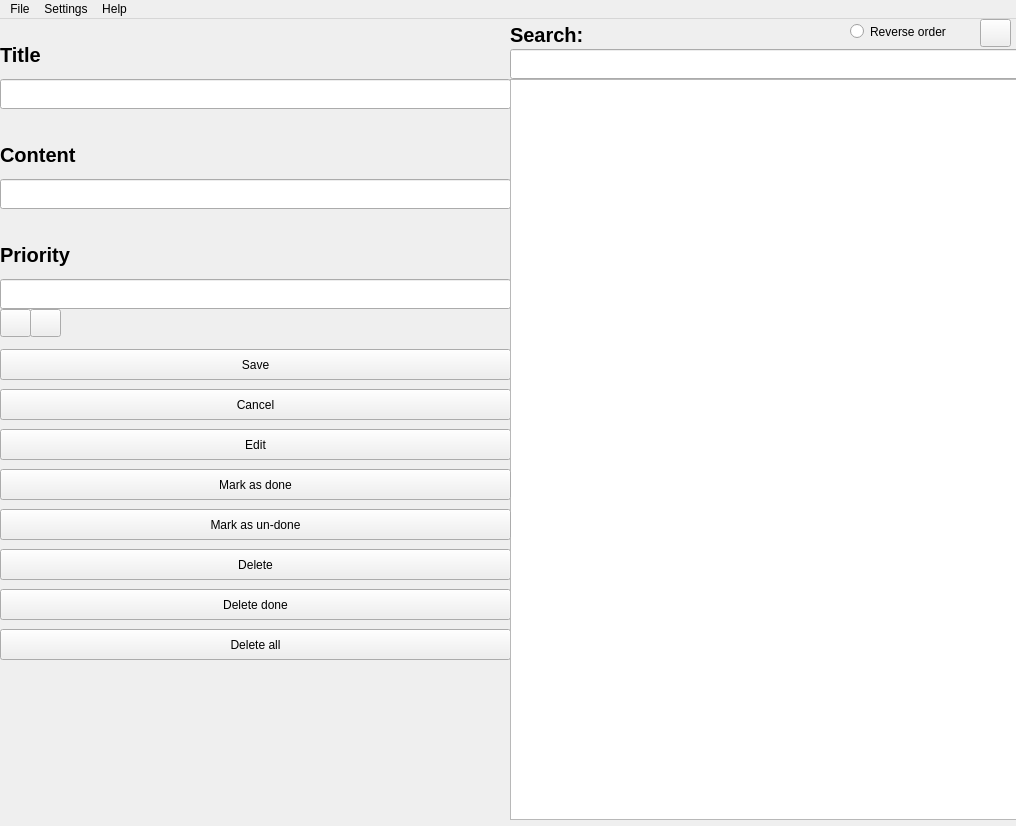
<?xml version="1.0" encoding="UTF-8"?>
<ui version="4.0">
 <class>MainWindow</class>
 <widget class="QMainWindow" name="MainWindow">
  <property name="geometry">
   <rect>
    <x>0</x>
    <y>0</y>
    <width>1016</width>
    <height>826</height>
   </rect>
  </property>
  <property name="windowTitle">
   <string>MainWindow</string>
  </property>
  <widget class="QWidget" name="centralwidget">
   <widget class="QLabel" name="bg_lbl">
    <property name="geometry">
     <rect>
      <x>0</x>
      <y>0</y>
      <width>1011</width>
      <height>801</height>
     </rect>
    </property>
    <property name="text">
     <string/>
    </property>
   </widget>
   <widget class="QLabel" name="title_lbl">
    <property name="geometry">
     <rect>
      <x>0</x>
      <y>10</y>
      <width>121</width>
      <height>51</height>
     </rect>
    </property>
    <property name="font">
     <font>
      <pointsize>15</pointsize>
      <weight>75</weight>
      <bold>true</bold>
     </font>
    </property>
    <property name="text">
     <string>Title</string>
    </property>
   </widget>
   <widget class="QLineEdit" name="title_ln">
    <property name="geometry">
     <rect>
      <x>0</x>
      <y>60</y>
      <width>511</width>
      <height>30</height>
     </rect>
    </property>
   </widget>
   <widget class="QLabel" name="content_lbl">
    <property name="geometry">
     <rect>
      <x>0</x>
      <y>110</y>
      <width>121</width>
      <height>51</height>
     </rect>
    </property>
    <property name="font">
     <font>
      <pointsize>15</pointsize>
      <weight>75</weight>
      <bold>true</bold>
     </font>
    </property>
    <property name="text">
     <string>Content</string>
    </property>
   </widget>
   <widget class="QLineEdit" name="content_ln">
    <property name="geometry">
     <rect>
      <x>0</x>
      <y>160</y>
      <width>511</width>
      <height>30</height>
     </rect>
    </property>
   </widget>
   <widget class="QLabel" name="priority_lbl">
    <property name="geometry">
     <rect>
      <x>0</x>
      <y>210</y>
      <width>121</width>
      <height>51</height>
     </rect>
    </property>
    <property name="font">
     <font>
      <pointsize>15</pointsize>
      <weight>75</weight>
      <bold>true</bold>
     </font>
    </property>
    <property name="text">
     <string>Priority</string>
    </property>
   </widget>
   <widget class="QLineEdit" name="priority_ln">
    <property name="geometry">
     <rect>
      <x>0</x>
      <y>260</y>
      <width>511</width>
      <height>30</height>
     </rect>
    </property>
   </widget>
   <widget class="QPushButton" name="save_btn">
    <property name="geometry">
     <rect>
      <x>0</x>
      <y>330</y>
      <width>511</width>
      <height>31</height>
     </rect>
    </property>
    <property name="text">
     <string>Save</string>
    </property>
   </widget>
   <widget class="QPushButton" name="cancel_btn">
    <property name="geometry">
     <rect>
      <x>0</x>
      <y>370</y>
      <width>511</width>
      <height>31</height>
     </rect>
    </property>
    <property name="text">
     <string>Cancel</string>
    </property>
   </widget>
   <widget class="QPushButton" name="priority_up_btn">
    <property name="geometry">
     <rect>
      <x>30</x>
      <y>290</y>
      <width>31</width>
      <height>28</height>
     </rect>
    </property>
    <property name="text">
     <string/>
    </property>
   </widget>
   <widget class="QPushButton" name="priority_down_btn">
    <property name="geometry">
     <rect>
      <x>0</x>
      <y>290</y>
      <width>31</width>
      <height>28</height>
     </rect>
    </property>
    <property name="text">
     <string/>
    </property>
   </widget>
   <widget class="QPushButton" name="edit_btn">
    <property name="geometry">
     <rect>
      <x>0</x>
      <y>410</y>
      <width>511</width>
      <height>31</height>
     </rect>
    </property>
    <property name="text">
     <string>Edit</string>
    </property>
   </widget>
   <widget class="QPushButton" name="delete_btn">
    <property name="geometry">
     <rect>
      <x>0</x>
      <y>530</y>
      <width>511</width>
      <height>31</height>
     </rect>
    </property>
    <property name="text">
     <string>Delete</string>
    </property>
   </widget>
   <widget class="QPushButton" name="delete_all_btn">
    <property name="geometry">
     <rect>
      <x>0</x>
      <y>610</y>
      <width>511</width>
      <height>31</height>
     </rect>
    </property>
    <property name="text">
     <string>Delete all</string>
    </property>
   </widget>
   <widget class="QPushButton" name="delete_done_btn">
    <property name="geometry">
     <rect>
      <x>0</x>
      <y>570</y>
      <width>511</width>
      <height>31</height>
     </rect>
    </property>
    <property name="text">
     <string>Delete done</string>
    </property>
   </widget>
   <widget class="QLabel" name="info_lbl">
    <property name="geometry">
     <rect>
      <x>0</x>
      <y>650</y>
      <width>511</width>
      <height>141</height>
     </rect>
    </property>
    <property name="font">
     <font>
      <pointsize>15</pointsize>
      <weight>75</weight>
      <italic>true</italic>
      <bold>true</bold>
     </font>
    </property>
    <property name="text">
     <string/>
    </property>
    <property name="alignment">
     <set>Qt::AlignCenter</set>
    </property>
    <property name="wordWrap">
     <bool>true</bool>
    </property>
   </widget>
   <widget class="QListWidget" name="sticky_view">
    <property name="geometry">
     <rect>
      <x>510</x>
      <y>60</y>
      <width>511</width>
      <height>741</height>
     </rect>
    </property>
    <property name="font">
     <font>
      <pointsize>12</pointsize>
      <weight>50</weight>
      <italic>false</italic>
      <bold>false</bold>
     </font>
    </property>
    <property name="spacing">
     <number>0</number>
    </property>
    <property name="viewMode">
     <enum>QListView::ListMode</enum>
    </property>
    <property name="wordWrap">
     <bool>true</bool>
    </property>
   </widget>
   <widget class="QPushButton" name="mark_done_btn">
    <property name="geometry">
     <rect>
      <x>0</x>
      <y>450</y>
      <width>511</width>
      <height>31</height>
     </rect>
    </property>
    <property name="text">
     <string>Mark as done</string>
    </property>
   </widget>
   <widget class="QPushButton" name="mark_undone_btn">
    <property name="geometry">
     <rect>
      <x>0</x>
      <y>490</y>
      <width>511</width>
      <height>31</height>
     </rect>
    </property>
    <property name="text">
     <string>Mark as un-done</string>
    </property>
   </widget>
   <widget class="QLineEdit" name="search_ln">
    <property name="geometry">
     <rect>
      <x>510</x>
      <y>30</y>
      <width>511</width>
      <height>30</height>
     </rect>
    </property>
   </widget>
   <widget class="QLabel" name="search_lbl">
    <property name="geometry">
     <rect>
      <x>510</x>
      <y>0</y>
      <width>121</width>
      <height>31</height>
     </rect>
    </property>
    <property name="font">
     <font>
      <pointsize>15</pointsize>
      <weight>75</weight>
      <bold>true</bold>
     </font>
    </property>
    <property name="text">
     <string>Search:</string>
    </property>
   </widget>
   <widget class="QRadioButton" name="reverse_order_cmd">
    <property name="geometry">
     <rect>
      <x>850</x>
      <y>0</y>
      <width>121</width>
      <height>25</height>
     </rect>
    </property>
    <property name="text">
     <string>Reverse order</string>
    </property>
   </widget>
   <widget class="QPushButton" name="refresh_btn">
    <property name="geometry">
     <rect>
      <x>980</x>
      <y>0</y>
      <width>31</width>
      <height>28</height>
     </rect>
    </property>
    <property name="text">
     <string/>
    </property>
   </widget>
  </widget>
  <widget class="QMenuBar" name="menubar">
   <property name="geometry">
    <rect>
     <x>0</x>
     <y>0</y>
     <width>1016</width>
     <height>28</height>
    </rect>
   </property>
   <widget class="QMenu" name="menuFile">
    <property name="title">
     <string>File</string>
    </property>
   </widget>
   <widget class="QMenu" name="menuSettings">
    <property name="title">
     <string>Settings</string>
    </property>
    <addaction name="actionView"/>
    <addaction name="actionEdit"/>
   </widget>
   <widget class="QMenu" name="menuHelp">
    <property name="title">
     <string>Help</string>
    </property>
    <addaction name="actionSource_code"/>
    <addaction name="actionShortcuts"/>
   </widget>
   <addaction name="menuFile"/>
   <addaction name="menuSettings"/>
   <addaction name="menuHelp"/>
  </widget>
  <action name="actionSource_code">
   <property name="text">
    <string>Source code</string>
   </property>
  </action>
  <action name="actionShortcuts">
   <property name="text">
    <string>Shortcuts</string>
   </property>
  </action>
  <action name="actionView">
   <property name="text">
    <string>View</string>
   </property>
  </action>
  <action name="actionEdit">
   <property name="text">
    <string>Edit</string>
   </property>
  </action>
 </widget>
 <resources/>
 <connections/>
</ui>
